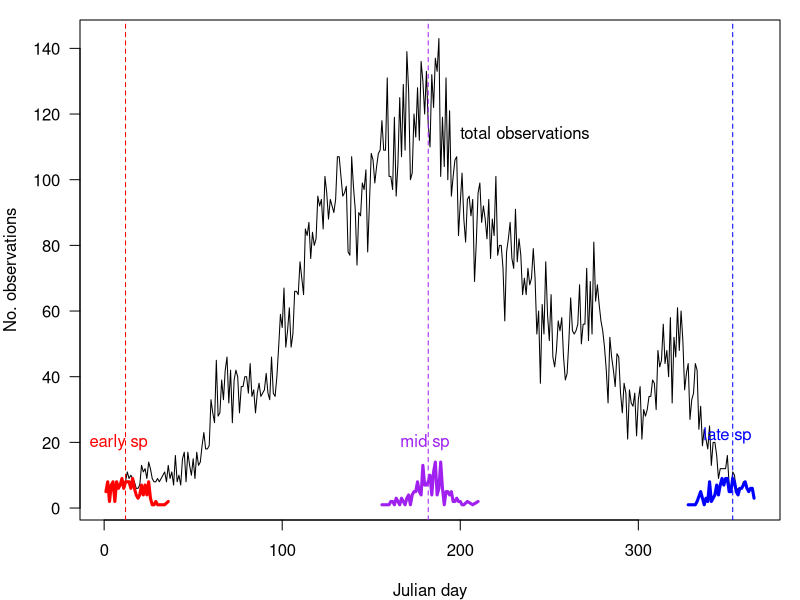
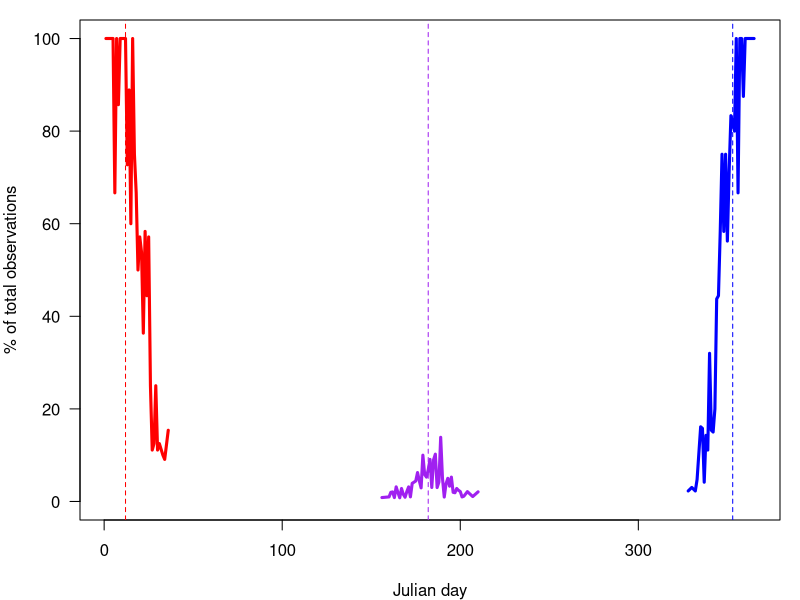
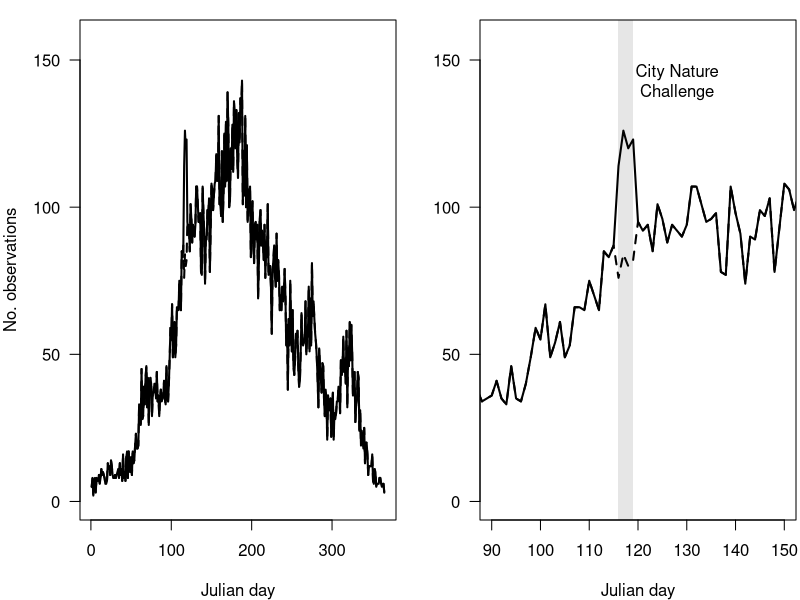
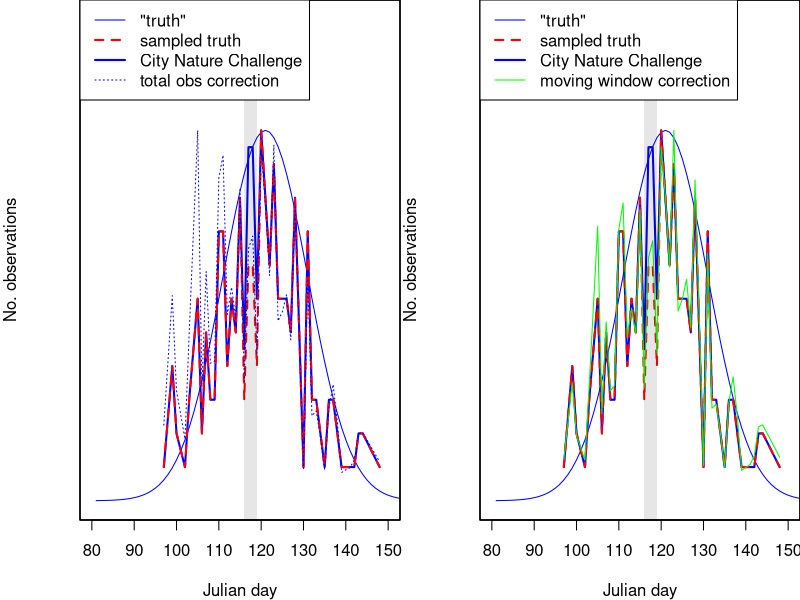

These figures' R source, in order:
## ---- chunk 1
knitr::opts_chunk$set(echo = TRUE)
library(dplyr)
library(zoo)
## ---- chunk 2

# Ideal number of species
Stot = 101

# Generate peak dates for every species, with more peaks mid-year
set.seed(14)
peaks = round(rnorm(Stot, mean = 183, sd = 80))
peaks = peaks[order(peaks)]
# Eliminate peak dates that are too early or late to be meaningful
peaks = peaks[peaks > 5 & peaks < 360]

# Realized number of species with reasonable peak dates
S = length(peaks)

# Assume all species are observed some fixed number of times
nRecsPerSpecies = 200


# Generate data frame of Julian day occurrences by drawing from
# normal distribution around each species' peak date
df = data.frame(jd = 1:365)
for (i in 1:S) {
  
  occs = data.frame(jd = round(rnorm(nRecsPerSpecies, peaks[i], 10))) %>% 
    count(jd)
  
  df = left_join(df, occs, by = 'jd') %>%
    mutate(n = ifelse(is.na(n), 0, n)) %>%
    rename(!!(paste('sp',i, sep = '')) := n)

}

# Sum of all observations on a given Julian day
df$totobs = rowSums(df[,2:ncol(df)])

par(mar = c(4, 4, 1, 1), mgp = c(3, 1, 0))
plot(df$jd, df$totobs, xlab = "Julian day", ylab = "No. observations", type = 'l', las = 1)
points(df$jd[df$sp1 > 0], df$sp1[df$sp1 > 0], type = 'l', col = 'red', lwd = 3)
points(df$jd[df[, round(1+S/2)] > 0], df[, round(1+S/2)][df[, round(1+S/2)] > 0], type = 'l', col = 'purple', lwd = 3)
points(df$jd[df[, S + 1] > 0], df[, S + 1][df[, S + 1] > 0], type = 'l', col = 'blue', lwd = 3)

obsPeakEarly = sum(df$sp1[df$sp1 > 0]*df$jd[df$sp1 > 0])/sum(df$sp1[df$sp1 > 0])
abline(v = peaks[c(1, round(S/2), S)], col = c('red', 'purple', 'blue'), lty = 'dashed')
text(200, .8*max(df$totobs), "total observations", adj = 0)
text(8, 20, "early sp", col = 'red')
text(350, 22, "late sp", col = 'blue')
text(180, 20, "mid sp", col = 'purple')

## ---- chunk 3

earlyAdjusted = 100*(df$sp1/df$totobs)[df$sp1 > 0]

midAdjusted = 100*(df[, round(1+S/2)]/df$totobs)[df[, round(1+S/2)] > 0]

lateAdjusted = 100*(df[, S + 1]/df$totobs)[df[, S + 1] > 0]

par(mar = c(4, 4, 1, 1))
plot(df$jd[df$sp1 > 0], earlyAdjusted, xlab = "Julian day", ylab = "% of total observations", 
     type = 'l', col = 'red', xlim = c(1, 365), ylim = c(0, 100), lwd = 3, las = 1)
points(df$jd[df[, round(1+S/2)] > 0], midAdjusted, type = 'l', col = 'purple', lwd = 3)
points(df$jd[df[, S + 1] > 0], lateAdjusted, type = 'l', col = 'blue', lwd = 3)
abline(v = peaks[c(1, round(S/2), S)], col = c('red', 'purple', 'blue'), lty = 'dashed')

## ---- chunk 4
detectability = rep(1, 365)
detectability[116:119] = 1.5

df$iNatObs = df$totobs*detectability

par(mfrow = c(1, 2), mar = c(4,4,1,0.2), mgp = c(3, 1, 0))

plot(df$jd, df$iNatObs, xlab = "Julian day", ylab = "No. observations", type = 'l', 
     las = 1, lwd = 2, ylim = c(0, 1.1*max(df$iNatObs)))
points(df$jd, df$totobs, type = 'l', lty = 'dashed', lwd = 2)

plot(df$jd, df$iNatObs, xlab = "Julian day", ylab = "", type = 'l', 
     las = 1, xlim = c(90, 150), lwd = 2, ylim = c(0, 1.1*max(df$iNatObs)))
points(df$jd, df$totobs, type = 'l', lty = 'dashed', lwd = 2)
text(128, max(df$iNatObs), "City Nature\nChallenge")

rect(116, -10, 119, 200, col = rgb(.05, .05, .05, .1), border = NA)
## ---- chunk 5

# Normal distribution for sp18, "true" phenology
sp18 = dnorm(1:365, mean = peaks[18], sd = 10)


par(mar = c(4, 4, 0, 0), mgp = c(3, 1, 0))
plot(df$jd[sp18 > 1e-5], sp18[sp18 > 1e-5], type = 'l', col = 'blue', xlab = "Julian day", ylab = "No. observations",
     yaxt = "n", ylim = c(0, 1.3*max(sp18)), xlim = c(80, 150))

par(new = TRUE)

plot(df$jd[df$sp18 > 0], detectability[df$sp18 > 0]*df$sp18[df$sp18 > 0], type = 'l', 
     col = 'blue', lwd = 2, xlab = "", ylab = "", xaxt = "n", yaxt = "n", las = 1, 
     xlim = c(80, 150), ylim = c(0, 1.3*max(detectability[df$sp18 > 0]*df$sp18[df$sp18 > 0])))
points(df$jd[df$sp18 > 0], df$sp18[df$sp18 > 0], type = 'l', col = 'red', lwd = 2, lty = 'dashed')

par(new = TRUE)
plot(df$jd[df$sp18 > 0], detectability[df$sp18 > 0]*df$sp18[df$sp18 > 0]/df$iNatObs[df$sp18 > 0], type = 'l',
       col = 'blue', lty = 'dotted', xlab = "", ylab = "", xaxt = "n", yaxt = "n", xlim = c(80, 150), 
     ylim = c(0, 1.3*max(df$sp18[df$sp18 > 0]/df$totobs[df$sp18 > 0])))

rect(116, -10, 119, 200, col = rgb(.05, .05, .05, .1), border = NA)

legend("topleft", c('"truth"', 'sampled truth', 'City Nature Challenge', 'total obs correction'), 
       lty = c('solid', 'dashed', 'solid', 'dotted'), lwd = c(1, 2, 2, 1), col = c('blue', 'red', 'blue', 'blue'))

## ---- chunk 6

windowLength = 31 #make it odd

jds = data.frame(jd = 1:365, 
                 windowObs = c(df$iNatObs[1:((windowLength - 1)/2)], rollmean(df$iNatObs, windowLength), 
                               df$iNatObs[(366 - ((windowLength - 1)/2)):365]))

par(mar = c(4, 4, 0, 0), mgp = c(3, 1, 0))
plot(df$jd[sp18 > 1e-5], sp18[sp18 > 1e-5], type = 'l', col = 'blue', xlab = "Julian day", ylab = "No. observations",
     yaxt = "n", ylim = c(0, 1.3*max(sp18)), xlim = c(80, 150))

par(new = TRUE)

plot(df$jd[df$sp18 > 0], detectability[df$sp18 > 0]*df$sp18[df$sp18 > 0], type = 'l', 
     col = 'blue', lwd = 2, xlab = "", ylab = "", xaxt = "n", yaxt = "n", las = 1, 
     xlim = c(80, 150), ylim = c(0, 1.3*max(detectability[df$sp18 > 0]*df$sp18[df$sp18 > 0])))
points(df$jd[df$sp18 > 0], df$sp18[df$sp18 > 0], type = 'l', col = 'red', lwd = 2, lty = 'dashed')

par(new = TRUE)

adjusted = detectability[df$sp18 > 0]*df$sp18[df$sp18 > 0]/(df$iNatObs[df$sp18 > 0]/jds$windowObs[df$sp18 > 0])

plot(df$jd[df$sp18 > 0], adjusted, type = 'l',
       col = 'green', lty = 'solid', xlab = "", ylab = "", xaxt = "n", yaxt = "n", xlim = c(80, 150), 
     ylim = c(0, 1.3*max(adjusted, na.rm = TRUE)))

rect(116, -10, 119, 200, col = rgb(.05, .05, .05, .1), border = NA)

legend("topleft", c('"truth"', 'sampled truth', 'City Nature Challenge', 'moving window correction'), 
       lty = c('solid', 'dashed', 'solid', 'solid'), lwd = c(1, 2, 2, 1), col = c('blue', 'red', 'blue', 'green'))


